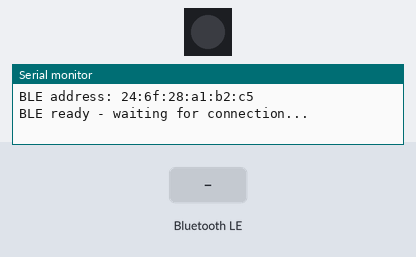
A sketch run on a simulated ESP32-S3. Shown: 1 RGB LEDs in strip order, left to right, the last lines printed to the serial monitor. Inputs (shaded band) come from the test bench. The strip is taken to match the declared colour order; nothing arrives over Bluetooth unless stated; a phone connects over Bluetooth LE 3 s after start.

Above: at 2.2 s.
2.3 s: Bluetooth LE write "1" received
At 3.5 s:
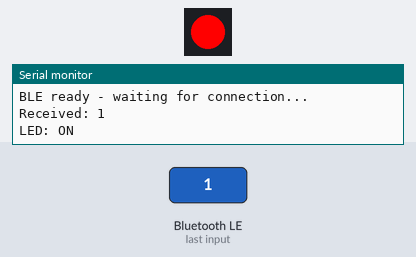
3.8 s: Bluetooth LE write "0" received
At 4.6 s:
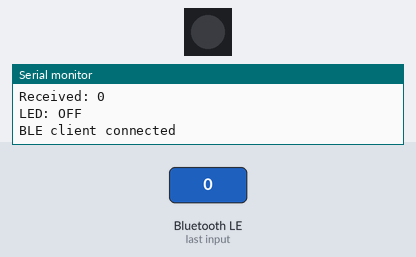
Timing chart, 0 to 6.8 s (numbered marks = the images above; inputs shaded):
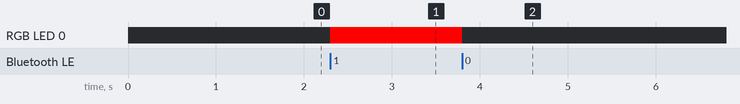

The sketch:

2.1.ino
```cpp
#include <Adafruit_NeoPixel.h>
#include <BLEDevice.h>
#include <BLEServer.h>
#include <BLEUtils.h>
#include <BLE2902.h>

#define NEOPIXEL_PIN 38
#define NUM_PIXELS 1

// Nordic UART Service (NUS)
#define SERVICE_UUID "6e400001-b5a3-f393-e0a9-e50e24dcca9e"

// Phone -> ESP32
#define RX_CHARACTERISTIC_UUID "6e400002-b5a3-f393-e0a9-e50e24dcca9e"

// ESP32 -> Phone
#define TX_CHARACTERISTIC_UUID "6e400003-b5a3-f393-e0a9-e50e24dcca9e"

Adafruit_NeoPixel pixel(
    NUM_PIXELS,
    NEOPIXEL_PIN,
    NEO_RGB + NEO_KHZ800
);

BLECharacteristic *txCharacteristic = nullptr;


// ----------------------------------------------------
// Called when the phone writes data to the RX
// characteristic.
// ----------------------------------------------------
class CommandCallbacks : public BLECharacteristicCallbacks {
    void onWrite(BLECharacteristic *characteristic) override {
        String value = characteristic->getValue();

        if (value.length() == 0) {
            return;
        }

        char command = value[0];

        Serial.print("Received: ");
        Serial.println(command);

        if (command == '1') {
            pixel.setPixelColor(
                0,
                pixel.Color(255, 0, 0)
            );

            pixel.show();

            Serial.println("LED: ON");

            if (txCharacteristic != nullptr) {
                txCharacteristic->setValue("LED: ON\n");
                txCharacteristic->notify();
            }
        }

        else if (command == '0') {
            pixel.clear();
            pixel.show();

            Serial.println("LED: OFF");

            if (txCharacteristic != nullptr) {
                txCharacteristic->setValue("LED: OFF\n");
                txCharacteristic->notify();
            }
        }

        else {
            Serial.println("Unknown command");

            if (txCharacteristic != nullptr) {
                txCharacteristic->setValue(
                    "Unknown command. Send 1 or 0.\n"
                );

                txCharacteristic->notify();
            }
        }
    }
};


// ----------------------------------------------------
// BLE connection / disconnection events
// ----------------------------------------------------
class ServerCallbacks : public BLEServerCallbacks {
    void onConnect(BLEServer *server) override {
        Serial.println("BLE client connected");
    }

    void onDisconnect(BLEServer *server) override {
        Serial.println("BLE client disconnected");

        BLEDevice::startAdvertising();

        Serial.println("BLE advertising restarted");
    }
};


void setup() {
    Serial.begin(9600);

    delay(1000);

    // ------------------------------------------------
    // NeoPixel initialization
    // ------------------------------------------------
    pixel.begin();
    pixel.clear();
    pixel.show();

    // ------------------------------------------------
    // BLE initialization
    // ------------------------------------------------
    BLEDevice::init("ESP32-S3-COMCS");

    Serial.print("BLE address: ");
    Serial.println(
        BLEDevice::getAddress().toString()
    );

    // ------------------------------------------------
    // BLE Server
    // ------------------------------------------------
    BLEServer *server =
        BLEDevice::createServer();

    server->setCallbacks(
        new ServerCallbacks()
    );

    // ------------------------------------------------
    // Nordic UART Service
    // ------------------------------------------------
    BLEService *service =
        server->createService(
            SERVICE_UUID
        );

    // ------------------------------------------------
    // RX characteristic
    // Phone -> ESP32
    // ------------------------------------------------
    BLECharacteristic *rxCharacteristic =
        service->createCharacteristic(
            RX_CHARACTERISTIC_UUID,
            BLECharacteristic::PROPERTY_WRITE |
            BLECharacteristic::PROPERTY_WRITE_NR
        );

    rxCharacteristic->setCallbacks(
        new CommandCallbacks()
    );

    // ------------------------------------------------
    // TX characteristic
    // ESP32 -> Phone
    // ------------------------------------------------
    txCharacteristic =
        service->createCharacteristic(
            TX_CHARACTERISTIC_UUID,
            BLECharacteristic::PROPERTY_NOTIFY
        );

    txCharacteristic->addDescriptor(
        new BLE2902()
    );

    // ------------------------------------------------
    // Start BLE service
    // ------------------------------------------------
    service->start();

    // ------------------------------------------------
    // Advertising
    // ------------------------------------------------
    BLEAdvertising *advertising =
        BLEDevice::getAdvertising();

    advertising->addServiceUUID(
        SERVICE_UUID
    );

    advertising->setScanResponse(true);

    BLEDevice::startAdvertising();

    Serial.println(
        "BLE ready - waiting for connection..."
    );
}


void loop() {
    // Nothing required here.
    // BLE communication is handled using callbacks.
}
```

Measured:
- after the input at 2.3 s, RGB LED 0: off → RGB(255, 0, 0) at once
- after the input at 3.8 s, RGB LED 0: RGB(255, 0, 0) → off at once
